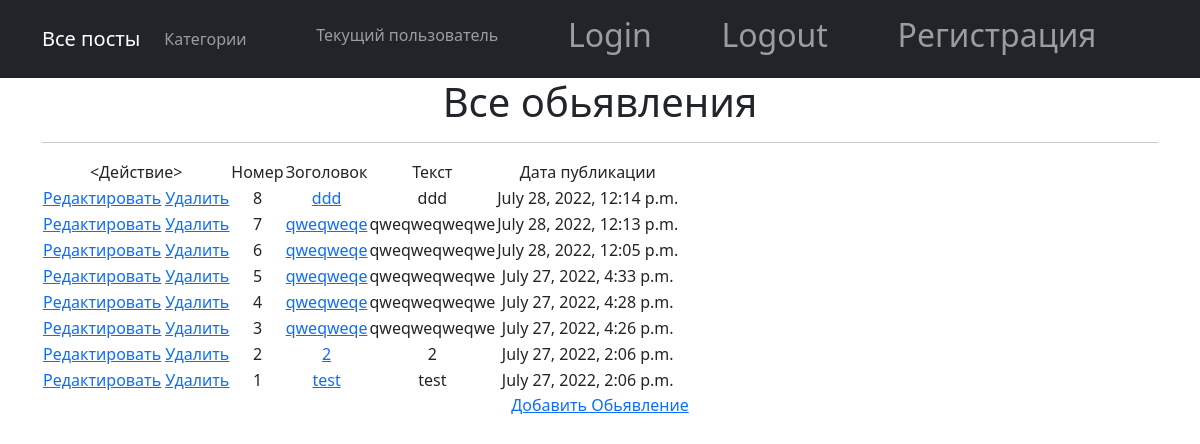
/posts/, run on the app's committed database.
### main/models.py (models this page shows, shortened)
class Post(models.Model):
    author = models.ForeignKey("Author", on_delete=models.CASCADE)
    time_in = models.DateTimeField(auto_now_add=True)
    header = models.CharField(max_length=128, default="")
    text = models.TextField(null = True)
    category = models.ForeignKey("Category", on_delete=models.CASCADE)

### main/views.py (the view)
# urls.py: path('', PostsList.as_view()),
class PostsList(ListView):
     model = Post
     template_name = 'posts.html'
     context_object_name = 'posts'
     queryset = Post.objects.order_by('-id')
     paginate_by = 12
     form_class = PostForm

### templates/posts.html (shortened to what this page needs)
{% extends 'flatpages/default.html' %}
{% block content %}
    <h1>Все обьявления</h1>
    <hr>
    {% if posts %}
        <table>
            <tr>
                 <td>
                    <Действие></Действие>
                </td>
                <td>
                    Номер
                </td>
                <td>
                    Зоголовок
                </td>
                <td>
                    Текст
                </td>
                <td>
                    Дата публикации
                </td>
            </tr>
        {%  for post in posts %}
            <tr>
                <td>
            <a href="{% url 'posts_update' post.id %}"><u>Редактировать</u></a>
            <a href="{% url 'posts_delete' post.id %}"><u> Удалить </u></a>
                </td>
                <td>
                    {{ post.id}}
                </td>
                <td>
                     <a href="{% url 'posts_detail' post.id %}">{{post.header }}</a>
                </td>
                <td>
                   {{ post.text}}
                </td>
                <td>
                    {{ post.time_in}}
                </td>
            </tr>
        {% endfor %}
        </table>
    {% else %}
        <h2>Новостей нет!</h2>
    {% endif %}
<a href="{% url 'posts_create' %}">Добавить Обьявление</a> <br>
{% endblock content %}

### data on the page
Post: id "8", header "ddd", text "ddd", time_in "July 28, 2022, 12:14 p.m."
Post: id "7", header "qweqweqe", text "qweqweqweqwe", time_in "July 28, 2022, 12:13 p.m."
Post: id "6", header "qweqweqe", text "qweqweqweqwe", time_in "July 28, 2022, 12:05 p.m."
Post: id "5", header "qweqweqe", text "qweqweqweqwe", time_in "July 27, 2022, 4:33 p.m."
Post: id "4", header "qweqweqe", text "qweqweqweqwe", time_in "July 27, 2022, 4:28 p.m."
Post: id "3", header "qweqweqe", text "qweqweqweqwe", time_in "July 27, 2022, 4:26 p.m."
Post: id "2", header "2", text "2", time_in "July 27, 2022, 2:06 p.m."
Post: id "1", header "test", text "test", time_in "July 27, 2022, 2:06 p.m."
